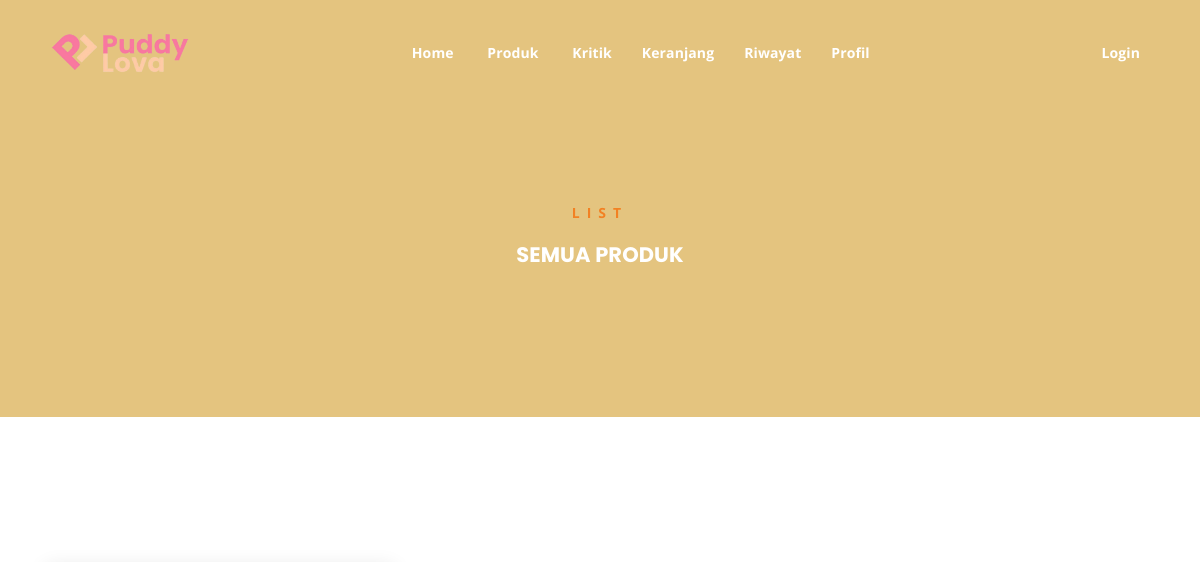
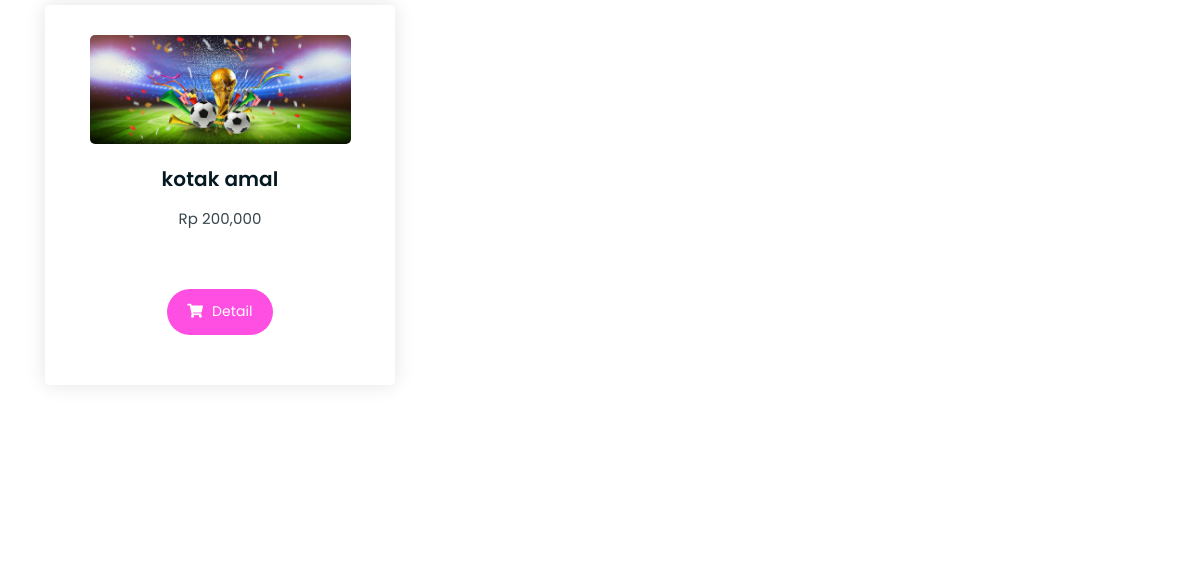
Page /produk.php (upper part) on the earlier database version (2 pictures, top to bottom).
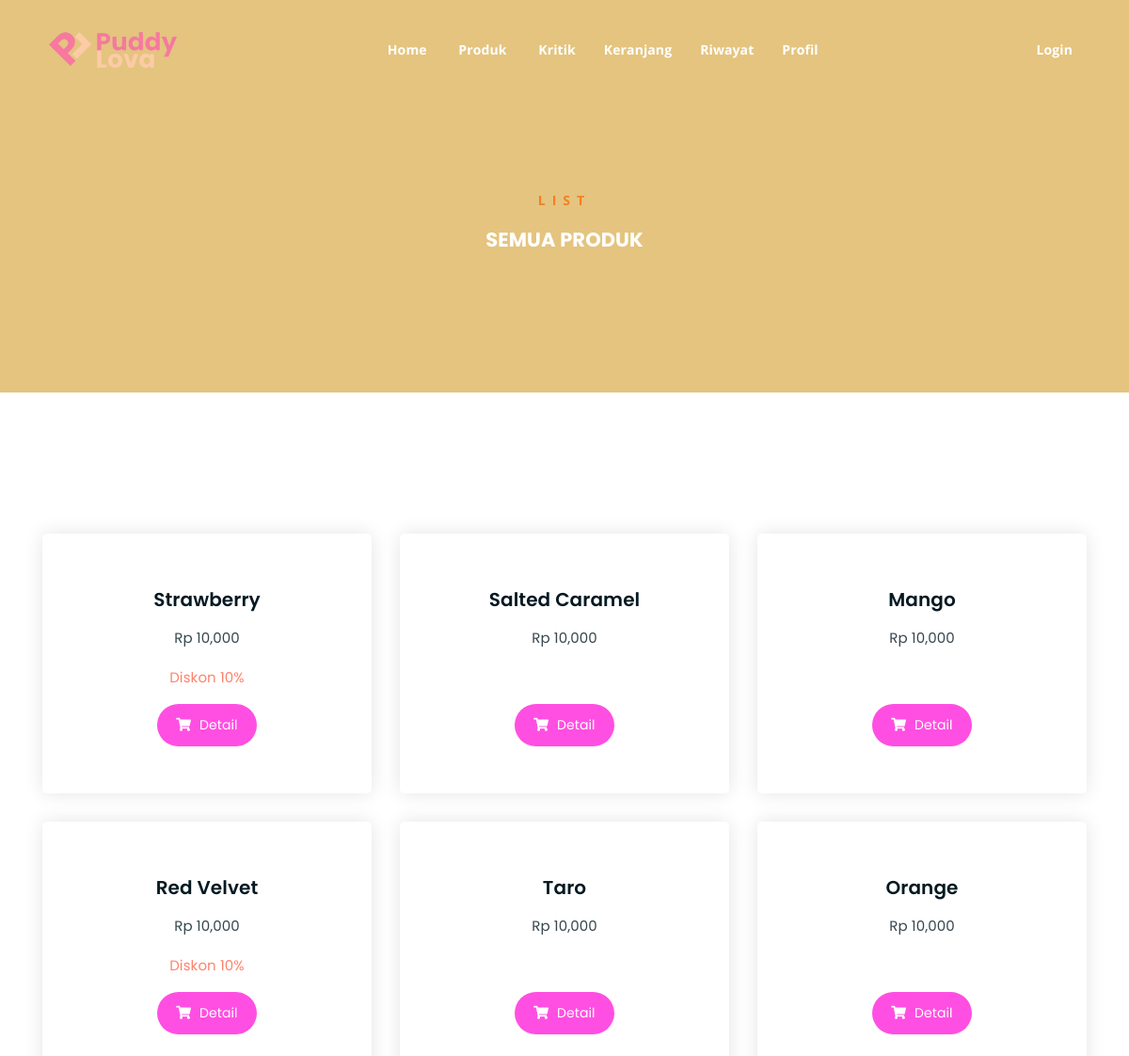
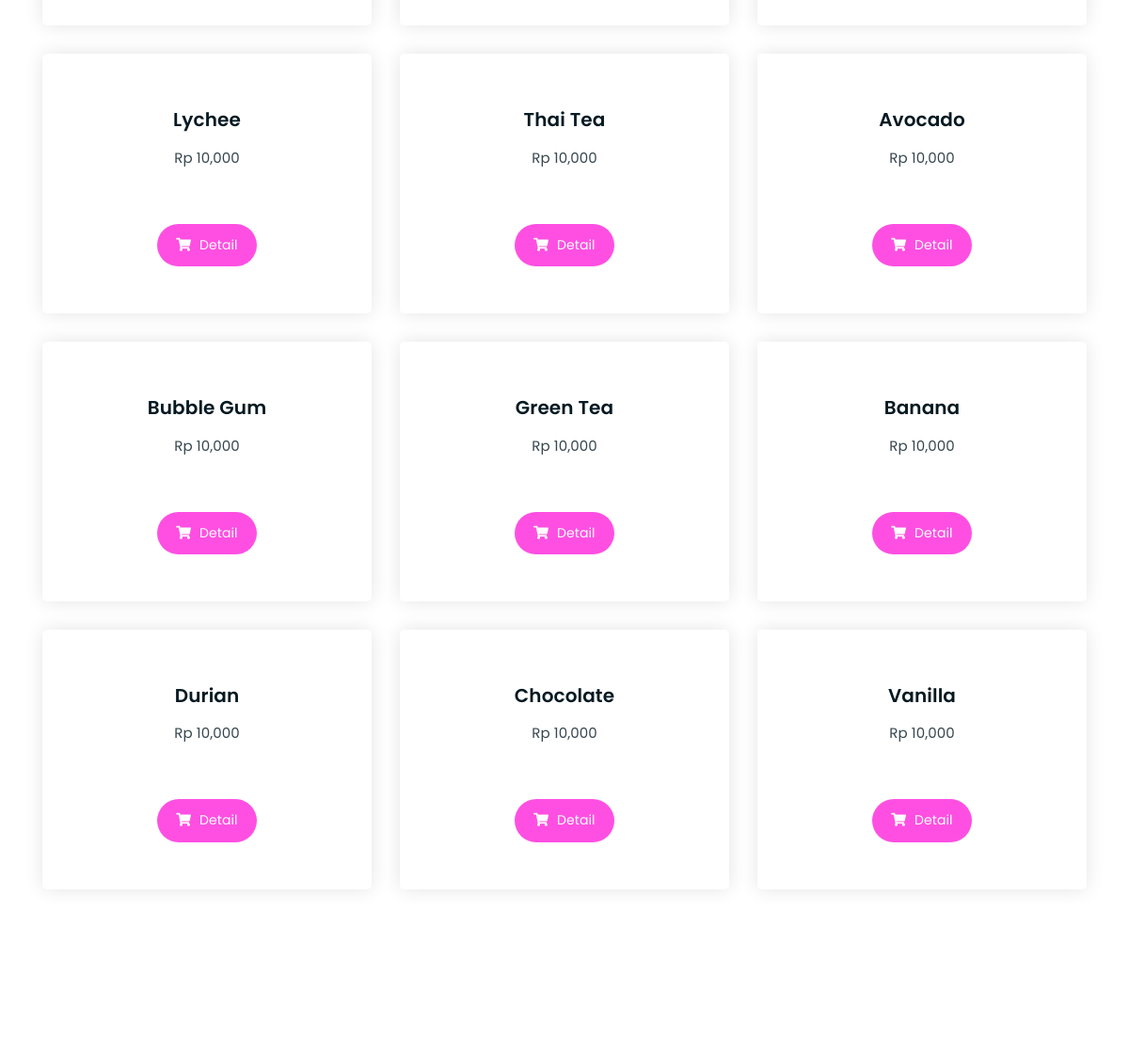
Same page on the later database version (2 pictures, top to bottom).
### tables this page shows
CREATE TABLE `promosi` (
  `id_promosi_produk` int(11) NOT NULL,
  `id_produk` varchar(55) NOT NULL,
  `promo` varchar(55) NOT NULL,
  `mulai` varchar(55) NOT NULL,
  `berakhir` varchar(55) NOT NULL
);

CREATE TABLE `produk` (
  `id` int(11) NOT NULL,
  `id_produk` varchar(11) NOT NULL,
  `nama_produk` varchar(55) NOT NULL,
  `gambar` varchar(55) NOT NULL,
  `harga` varchar(55) NOT NULL,
  `stok_produk` varchar(11) NOT NULL,
  `deskripsi` varchar(1000) NOT NULL
);

### produk.php (the view, shortened to what this page needs)
<?php
require('./app/database/db.php');
?>
<!DOCTYPE html>
<html lang="en">
<head>
	<link rel="stylesheet" href="assets/css/all.min.css">
	<link rel="stylesheet" href="assets/bootstrap/css/bootstrap.min.css">
	<link rel="stylesheet" href="assets/css/owl.carousel.css">
	<link rel="stylesheet" href="assets/css/magnific-popup.css">
	<link rel="stylesheet" href="assets/css/animate.css">
	<link rel="stylesheet" href="assets/css/meanmenu.min.css">
	<link rel="stylesheet" href="assets/css/main.css">
	<link rel="stylesheet" href="assets/css/responsive.css">
</head>
<body>
	<?php include('./include/nav.php') ?>
	<div class="breadcrumb-section breadcrumb-bg">
		<div class="container">
			<div class="row">
				<div class="col-lg-8 offset-lg-2 text-center">
					<div class="breadcrumb-text">
						<p>LIST</p>
						<h4 style="color: #fff;">SEMUA PRODUK</h4>
					</div>
				</div>
			</div>
		</div>
	</div>
	<div class="product-section mt-150 mb-150">
		<div class="container">
		<div class="row">
			<?php
				$produk = mysqli_query($conn, "SELECT * FROM produk LEFT JOIN promosi ON produk.id_produk = promosi.id_produk WHERE produk.stok_produk > 0");
				while ($p = mysqli_fetch_array($produk)) {
			?>
			<a href="produk-detail.php?id_produk=<?= $p['id_produk']?>">
				<div class="col-lg-4 col-md-6 text-center card">
					<div class="single-product-item" style="height: 100%;">
						<div class="product-image">
							<img src="app/admin/foto/<?= $p['gambar'] ?>" alt="">
						</div>
						<h3><?php echo $p['nama_produk'] ?></h3>
							<p class="product-price"><span>Rp <?php echo number_format($p['harga']) ?></span></p>
							<?php if($p['promo'] > 0){ ?>
							<p class="product-price"><span style="color: tomato;">Diskon <?php echo $p['promo'] ?>%</span></p>
							<?php }if($p['promo'] == 0){ ?>
							<p class="product-price"><span <span style="color: #fff;">x</span></p>
							<?php } ?>
						<a href="produk-detail.php?id_produk=<?= $p['id_produk']?>" class="cart-btn"><i class="fas fa-shopping-cart"></i> Detail</a>
					</div>
				</div>
				</a>
			<?php } ?>
			</div>
		</div>
	</div>
</body>
</html>

### include/nav.php (shortened to what this page needs)
<div class="top-header-area" id="sticker">
		<div class="container">
			<div class="row">
				<div class="col-lg-12 col-sm-12 text-center">
					<div class="main-menu-wrap">
						<div class="site-logo">
							<a href="index.php">
								<img src="./assets/images/logo2.png" alt="">
							</a>
						</div>
						<nav class="main-menu">
							<ul>
								<li><a href="index.php">Home</a>
								</li>
								<li><a href="produk.php">Produk</a>
								</li>
                                <li><a href="kritik.php">Kritik</a>
								<li><a href="checkout.php">Keranjang</a>
								<li><a href="riwayat-transaksi.php">Riwayat</a>
                                <li><a href="profil.php">Profil</a>
								</li>
                                    <?php if(!isset($_SESSION['user'])){ ?>
                                        <li><a href="login.php">Login</a></li>
                                    <?php }else{ ?>
                                        <li><a href="logout.php">Logout</a></li>
                                    <?php } ?>
							</ul>
						</nav>
					</div>
				</div>
			</div>
		</div>
	</div>

### assets/css/main.css (style rules this page uses)
html { font-size: 14px; font-weight: 400; line-height: 28px; height: 100%; }
body { font-family: "Open Sans", sans-serif; font-weight: 400; font-size: 1rem; letter-spacing: 0.1px; line-height: 1.8; color: #051922; overflow-x: hidden; }
body img { max-width: 100%; }
a { cursor: pointer; text-decoration: none; -webkit-transition: all 0.2s ease-in-out; -o-transition: all 0.2s ease-in-out; transition: all 0.2s ease-in-out; }
h1, .h1, h2, .h2, h3, .h3, h4, .h4, h5, .h5, h6, .h6 { font-family: "Poppins", sans-serif; font-weight: 700; margin: 0 0 1.25rem 0; color: #051922; }
h1:last-child, .h1:last-child, h2:last-child, .h2:last-child, h3:last-child, .h3:last-child, h4:last-child, .h4:last-child, h5:last-child, .h5:last-child, h6:last-child, .h6:last-child { margin: 0; }
h3, .h3 { font-size: 2rem; font-weight: 700; line-height: 2.25rem; }
h4, .h4 { font-size: 1.5rem; font-weight: 700; line-height: 1.75rem; }
p { font-family: "Open Sans", sans-serif; font-weight: 400; font-size: 1rem; letter-spacing: 0.1px; line-height: 1.8; color: #051922; margin: 0 0 1.25rem 0; }
p:last-child { margin: 0; }
.mt-150 { margin-top: 150px; }
.mb-150 { margin-bottom: 150px; }
a.boxed-btn, a.bordered-btn, a.cart-btn, button.cart-btn { border-radius: 50px; border: none; }
.breadcrumb-bg { background-image: url(../img/breadcrumb-bg.jpg); }
.breadcrumb-text p { color: #f28123; font-weight: 700; text-transform: uppercase; letter-spacing: 7px; }
.breadcrumb-section { padding: 150px 0; background-size: cover; background-position: center center; position: relative; z-index: 1; background-attachment: fixed; padding-top: 200px; }
.breadcrumb-section:after { position: absolute; left: 0; top: 0; width: 100%; height: 100%; content: ""; background-color: #e0b862; z-index: -1; opacity: 0.8; }
.top-header-area { position: absolute; z-index: 999; width: 100%; padding: 25px 0; }
nav.main-menu ul { margin: 0; padding: 0; list-style: none; }
nav.main-menu ul li { display: inline-block; }
nav.main-menu ul li a { color: #fff; font-weight: 700; display: block; padding: 15px; }
nav.main-menu ul > li { position: relative; }
nav.main-menu ul li:last-child a { display: inline-block; }
nav.main-menu > ul li:last-child { float: right; }
.site-logo { float: left; max-width: 150px; }
.main-menu-wrap { position: relative; }
.site-logo { padding: 6px 0; }
nav.main-menu li a { -webkit-transition: 0.3s; -o-transition: 0.3s; transition: 0.3s; }
.top-header-area { -webkit-transition: 0.3s; -o-transition: 0.3s; transition: 0.3s; }
a.cart-btn { -webkit-transition: 0.3s; -o-transition: 0.3s; transition: 0.3s; }
.single-product-item { -webkit-transition: 0.3s; -o-transition: 0.3s; transition: 0.3s; }
html, body { height: 100%; }
.single-product-item { margin-bottom: 30px; }
.product-image { padding: 30px; padding-bottom: 0; }
.single-product-item h3 { font-size: 20px; font-weight: 600; margin-bottom: 10px; }
p.product-price { font-family: "Poppins", sans-serif; font-size: 30px; font-weight: 700; margin-bottom: 15px; }
p.product-price span { display: block; opacity: 0.8; font-size: 15px; font-weight: 400; }
a.cart-btn { font-family: "Poppins", sans-serif; display: inline-block; background-color: #ff4fe2; color: #fff; padding: 10px 20px; }
a.cart-btn i { margin-right: 5px; }
.single-product-item { -webkit-box-shadow: 0 0 20px #e4e4e4; box-shadow: 0 0 20px #e4e4e4; padding-bottom: 50px; border-radius: 5px; }
.product-image img { -webkit-transition: 0.3s; -o-transition: 0.3s; transition: 0.3s; }
.product-image img { width: 90%; border-radius: 5px; margin-bottom: 20px; }

### produk.php (style rules this page uses)
.card { border: none; }

Differences in the rows shown:
changed promosi: produk.nama_produk "kotak amal" → "Strawberry"; produk.harga "200,000" → "10,000"; promo (not shown) → "10"; produk.gambar: picture removed
added promosi: produk.nama_produk "Salted Caramel", produk.harga "10,000"
added promosi: produk.nama_produk "Mango", produk.harga "10,000"
added promosi: produk.nama_produk "Red Velvet", produk.harga "10,000", promo "10"
added promosi: produk.nama_produk "Taro", produk.harga "10,000"
added promosi: produk.nama_produk "Orange", produk.harga "10,000"
added promosi: produk.nama_produk "Lychee", produk.harga "10,000"
added promosi: produk.nama_produk "Thai Tea", produk.harga "10,000"
added promosi: produk.nama_produk "Avocado", produk.harga "10,000"
added promosi: produk.nama_produk "Bubble Gum", produk.harga "10,000"
added promosi: produk.nama_produk "Green Tea", produk.harga "10,000"
added promosi: produk.nama_produk "Banana", produk.harga "10,000"
added promosi: produk.nama_produk "Durian", produk.harga "10,000"
added promosi: produk.nama_produk "Chocolate", produk.harga "10,000"
added promosi: produk.nama_produk "Vanilla", produk.harga "10,000"
